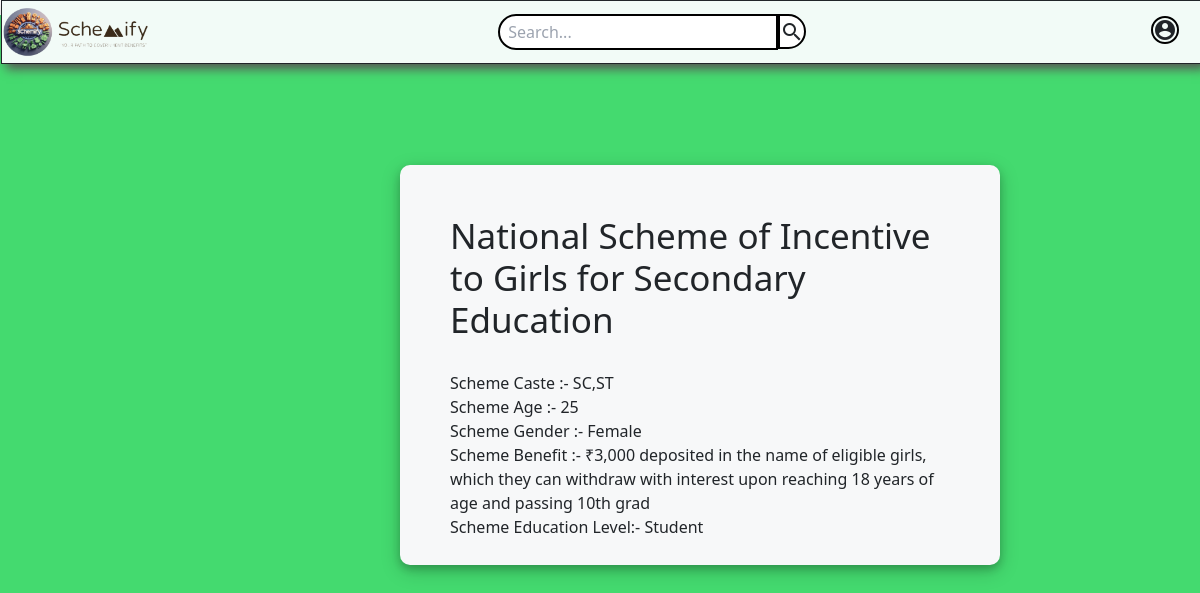
The app's page /schemeDetails/3 with its own data.
### myapp/models.py (models this page shows, shortened)
class SchemeData(models.Model):
      scheme_name = models.CharField(max_length = 100)
      scheme_caste = models.CharField(max_length = 100)
      scheme_annualIncome = models.IntegerField()
      scheme_gender = models.CharField(max_length=100, default='All')
      scheme_age = models.IntegerField(default=1)
      scheme_Minage = models.IntegerField(default=1)
      scheme_education_level = models.CharField(max_length = 100, default='NAN')
      scheme_benefits = models.TextField(default='NAN')
      class Meta:
        ordering = ['scheme_name']

### myapp/views.py (the view)
# urls.py: path('schemeDetails/<schemeID>',SchemeDetails , name='schemeDetails'),
def SchemeDetails(request, schemeID):
    scheme = SchemeData.objects.get(id = schemeID)
    data = {
        'schemeDetails' : scheme
    }
    return render(request, 'SchemeDetails.html', data)

### myapp/templates/schemeDetails.html (shortened to what this page needs)
<!DOCTYPE html>
<html lang="en">
<head>
    {% load static %}
    <link href="{% static 'details.css' %}" rel="stylesheet" />
    <script src="https://cdn.tailwindcss.com"></script>
    <link rel="stylesheet" href="https://cdnjs.cloudflare.com/ajax/libs/font-awesome/6.5.1/css/all.min.css">
      <link href="https://cdn.jsdelivr.net/npm/bootstrap@5.3.3/dist/css/bootstrap.min.css" rel="stylesheet">
</head>
<body>
        <div class="home-container">
          <div id="nav" class="home-header h-16 items-center">
            <div style="width: 150px;"><a href="/" class="size-full" ><img src="{% static 'Images/full logo.png' %}" class="rounded-full" alt=""></a></div>
            <span style="margin: 0 auto;" class="flex flex-shrink items-center searching">
                <input type="search" name="search" id="search" placeholder=" Search..." class="border-black border-solid border-2 rounded-l-full p-1 border-r-0" style=" width: 35vh;">
                <button type="button" name="search" class="material-icons bg-white rounded-r-full border-black border-l-0 border-2" style="height: 35.1px;">search</button>
            </span>
            <a href="/register" ><span class="material-icons mr-5 mb-0 mt-0 ml-0 border-black border-2 rounded-full">account_circle</span></a>
          </div>
        </div>
     <div class="mybody">
         <div class="mybox">
           <h1>{{schemeDetails.scheme_name}}</h1>
           <p style=" margin-top: 30px;">Scheme Caste :- {{schemeDetails.scheme_caste}}</p>
           <p >Scheme Age :- {{schemeDetails.scheme_age}}</p>
           <p >Scheme Gender :- {{schemeDetails.scheme_gender}}</p>
           <p >Scheme Benefit :- {{schemeDetails.scheme_benefits}}</p>
           <p >Scheme Education Level:- {{schemeDetails.scheme_education_level}}</p>
         </div>
      </div>
</body>
</html>

### myapp/static/details.css (style rules this page uses)
.home-header { gap: 5px; top: 0; width: 100%; display: flex; z-index: 100; position: fixed; flex-wrap: wrap; align-self: center; box-shadow: 5px 5px 10px 0px #575454; align-items: stretch; margin-left: 1px; border-color: var(--dl-color-gray-black); border-width: 1px; margin-right: 1px; padding-left: 1px; border-radius: var(--dl-radius-radius-radius4); margin-bottom: 2px; padding-right: 1px; animation-name: none; flex-direction: row; padding-bottom: 1px; animation-delay: 0s; justify-content:flex-start; background-color: #f2fbf7; animation-duration: 300ms; animation-direction: normal; animation-iteration-count: 1; animation-timing-function: ease; }
.mybody { position: fixed; margin-top: 15px; background-color: rgb(68, 218, 111); height: 100vh; }
.mybox { height:50%; width: 50%; border: 1px solid black; border-style: none; margin-left: 400px; margin-top: 150px; padding: 10px; box-shadow: 0 4px 8px 0 rgba(0, 0, 0, 0.2), 0 6px 20px 0 rgba(0, 0, 0, 0.19); border-radius: 10px; background-color: rgb(247, 248, 249); padding: 50px; }
.mybox h1 { font-size: 35px; font-weight: 400; }

### records on screen
SchemeData: scheme_name "National Scheme of Incentive to Girls for Secondary Education", scheme_caste "SC,ST", scheme_age "25", scheme_gender "Female", scheme_benefits "₹3,000 deposited in the name of eligible girls, which they can withdraw with interest upon reaching 18 years of age and passing 10th grad", scheme_education_level "Student"
